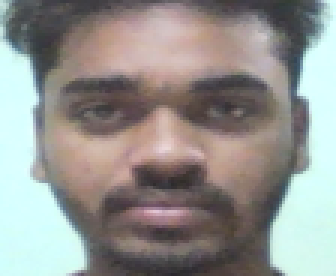
#> input picture database/Pralay/100.png, 112 x 92 px (shown 3 times larger); its folder holds only this picture in this run
$ python detect.py
#> lines starting #> are read from the running program, lines starting #| are printed output that depends on the picture; after the words box and inside, x2 and y2 are one past the last pixel; in counts of white or black regions, pixels touching at a corner belong together
#code 03:
import cv2
import os

dir_path = "database"
# Load the image
faces = []
labels = []
names = {}
id = 0

# Loop through the images in the directory
for subdir in os.listdir(dir_path):
    names[id] = subdir
    subjectpath = os.path.join(dir_path, subdir)
    for img_name in os.listdir(subjectpath):
        path = os.path.join(subjectpath, img_name)
        label = id
        img = cv2.imread(path)
#> img is the input picture: shape (92, 112, 3); mean B, G, R 144, 147.2, 148.1

# Convert the image to grayscale
        gray = cv2.cvtColor(img, cv2.COLOR_RGB2GRAY)
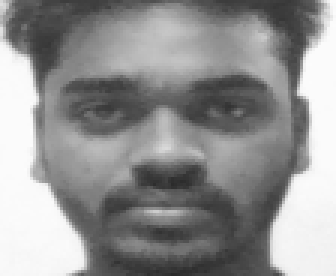
#> gray: shape (92, 112) (shown 3 times larger); min 43, max 252, mean 146.3
#> pass 2 of the loop `for subdir in os.listdir(dir_path):`:
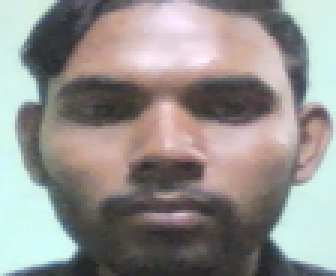
#> input picture database/akash/10.png, 112 x 92 px (shown 3 times larger)
#> img is the input picture: shape (92, 112, 3); mean B, G, R 142, 144.9, 148.4
#> `gray = cv2.cvtColor(img, cv2.COLOR_RGB2GRAY)`:
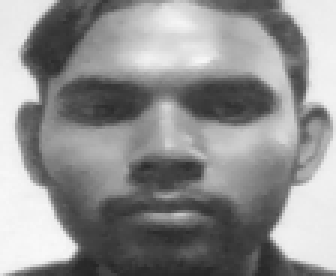
#> gray: shape (92, 112) (shown 3 times larger); min 37, max 248, mean 144.4

# Load the pre-trained Haar cascade classifier for face detection
face_cascade = cv2.CascadeClassifier('haarcascade_frontalface_default.xml')

# Detect the faces in the image
faces_rect = face_cascade.detectMultiScale(gray, scaleFactor=1.1, minNeighbors=5)
#> faces_rect = [[13, 4, 83, 83]]

# Draw rectangles around the detected faces
for (x, y, w, h) in faces_rect:
    cv2.rectangle(img, (x, y), (x+w, y+h), (0, 255, 0), 2)
#> this loop made 1 pass
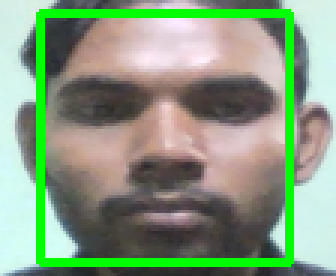
#> img: shape (92, 112, 3) (shown 3 times larger); 9.63% of pixels changed, all inside (x1, y1, x2, y2) = (12, 3, 98, 89)

# Display the image with the detected faces
cv2.imshow('Face Detection', img)
cv2.waitKey(0)
cv2.destroyAllWindows()
